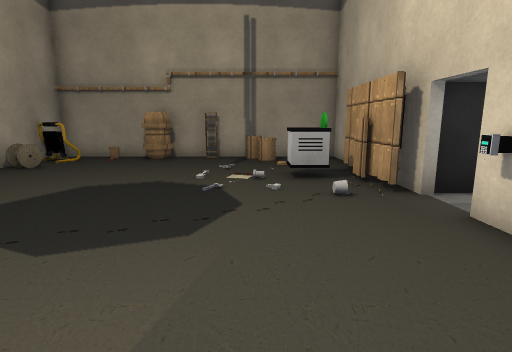
view 1 (above)

12 first-person views from a walk through a 3-D level made in the Unity game engine. The camera is 1.5 m above the floor, tilts 10° down and sees 80° across. The floor is counted in squares, 1 m on a side. Each view is taken from the middle of a square. On the plan, view 1 faces up. The plan holds only what a view shows up to about 15 squares ahead; the rest is blank. The player is left out. Door leaves are left out, so doorways stand open. Some surface patterns are stand-ins.

view 2
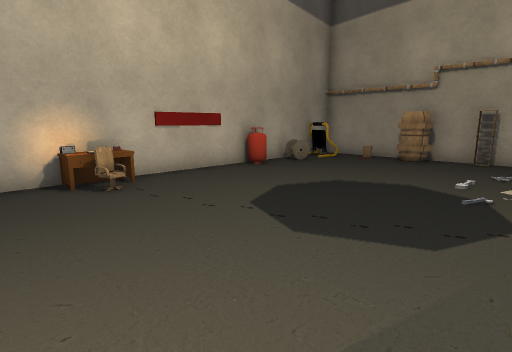

view 3
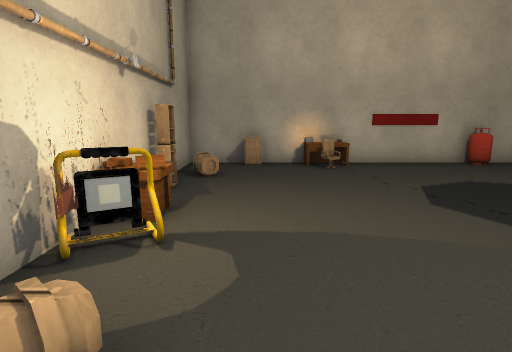

view 4
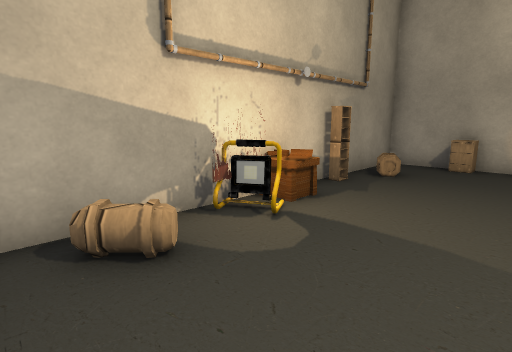

view 5
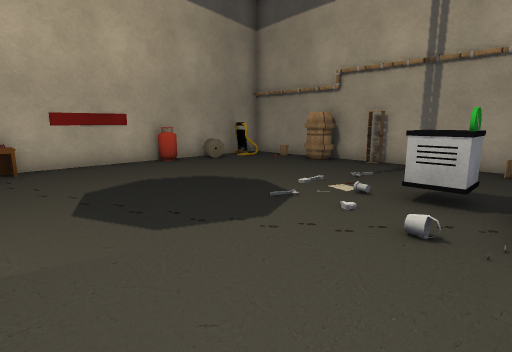

view 6
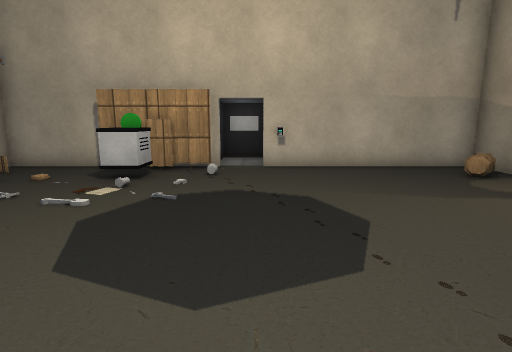

view 7
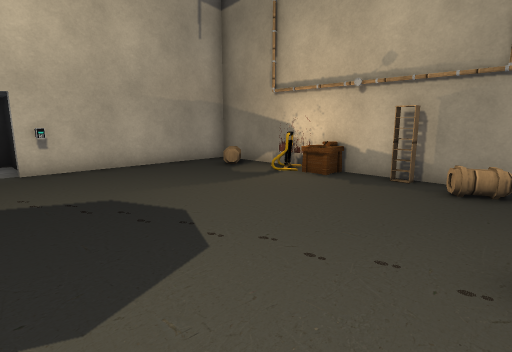

view 8
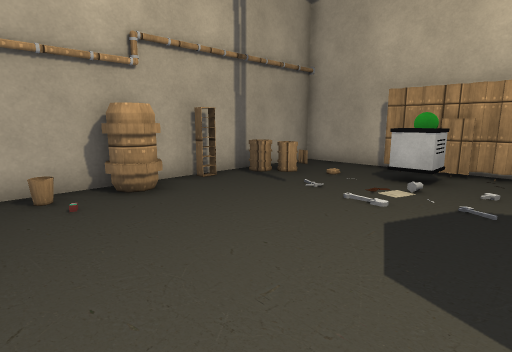

view 9
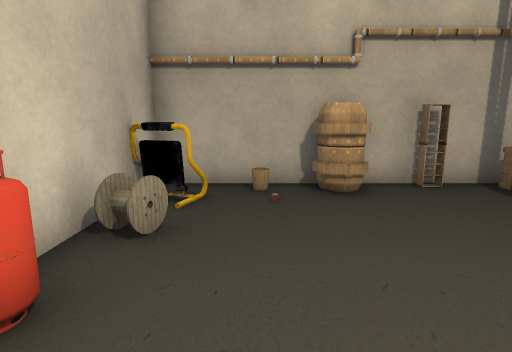

view 10
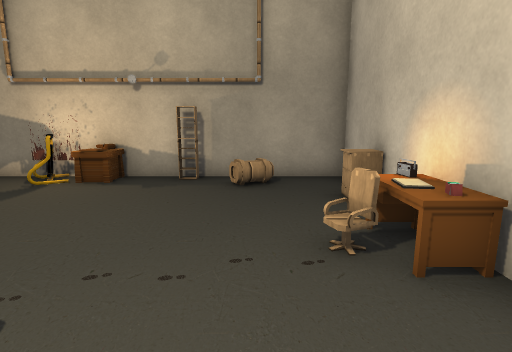

view 11
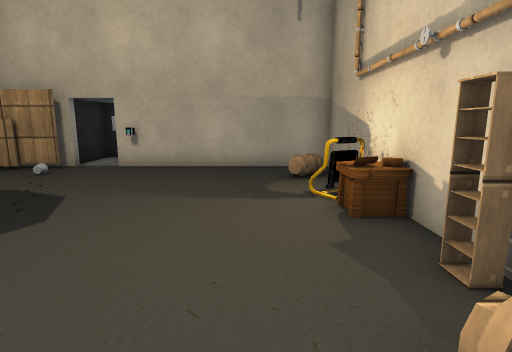

view 12
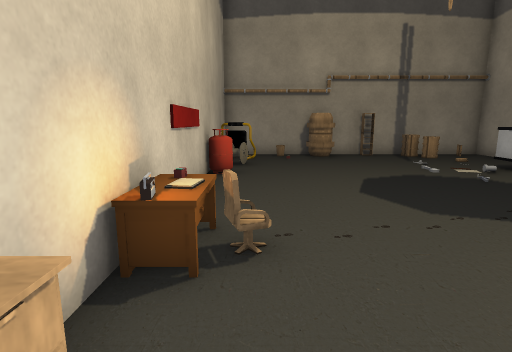

### Floor plan
Points are (right, up) in squares from view 1. A wall is a line through its corners. A room is listed if a view was taken in it or the views show most of it. See-through windows are left out.
Room 1 (views 1, 2, 3, 4, 5, 6, 7, 8, 9, 10, 11, 12)
walls: (2.9, 6.4) (2.9, 10.1); (2.7, 7.6) (2.7, 8.5); (2.7, 7.7) (3, 8); (3.5, 6.1) (3.5, 7.4); (-0.5, -2.1) (0, -2.1); (3.5, 10.1) (3.5, 13.5) (-8.5, 13.5) (-8.5, -2.5) (3.5, -2.5) (3.5, 4.8)
low walls: (-6.4, -1.5) (-5.5, -1); (1.9, -1.3) (2.2, -1.6)
ways out: open door at (3, 5.5)
objects: other object (-8, 0); other object (-8, 2); other object (-8, 3); other object (-8, 10); other object (-8, 12) to (-7, 12); other object (-7, 2); other object (-5, 12) to (-4, 13); other object (-4, -2); other object (-2, -2); other object (-2, 13); other object (-1, -2) to (-1, -1); other object (0, 12) to (0, 13); other object (1, 8) to (2, 9); other object (1, 12); other object (3, 4)

Where each view was taken, in squares from view 1:
view 1: 0 up, 0 right, facing up
view 2: 0 up, 0 right, facing up-left
view 3: 0 up, 3 right, facing left
view 4: 2 up, 3 right, facing down-left
view 5: 2 up, 3 right, facing up-left
view 6: 5 up, 7 left, facing right
view 7: 6 up, 7 left, facing down-right
view 8: 6 up, 7 left, facing up-right
view 9: 6 up, 6 left, facing up
view 10: 6 up, 6 left, facing down
view 11: 0 up, 7 left, facing right
view 12: 1 down, 7 left, facing up
